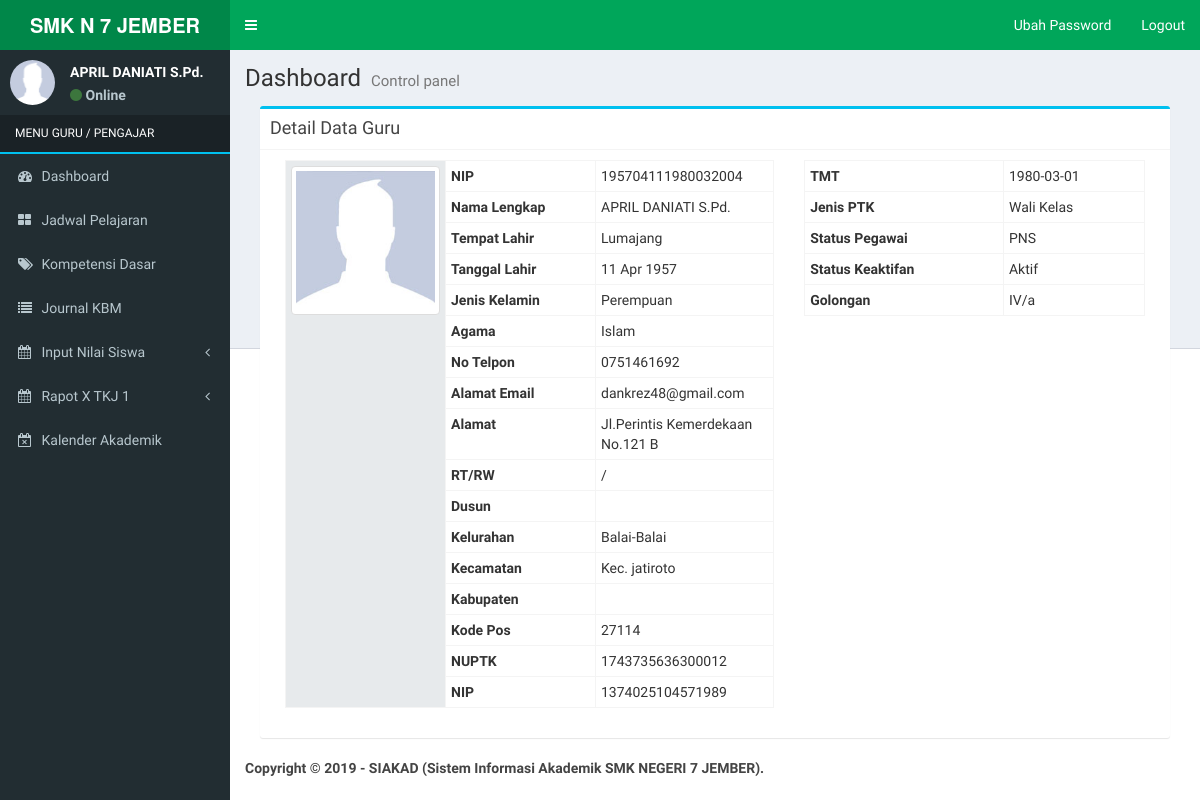
Screenshot of / (signed in) with the database file from the repository.
### tables this page shows
CREATE TABLE `guru` (
  `nip` varchar(30) NOT NULL,
  `password` varchar(255) NOT NULL,
  `nama_guru` varchar(150) NOT NULL,
  `tempat_lahir` varchar(150) NOT NULL,
  `tanggal_lahir` date NOT NULL,
  `id_jenis_kelamin` int(11) NOT NULL,
  `id_agama` int(11) NOT NULL,
  `telepon` varchar(15) NOT NULL,
  `email` varchar(150) NOT NULL,
  `alamat_jalan` varchar(255) NOT NULL,
  `rt` varchar(5) NOT NULL,
  `rw` varchar(5) NOT NULL,
  `nama_dusun` varchar(100) NOT NULL,
  `desa_kelurahan` varchar(100) NOT NULL,
  `kecamatan` varchar(100) NOT NULL,
  `kabupaten` varchar(150) NOT NULL,
  `kode_pos` int(10) NOT NULL,
  `nuptk` varchar(50) NOT NULL,
  `nik` varchar(50) NOT NULL,
  `tmt` varchar(20) NOT NULL,
  `id_status_kepegawaian` int(5) NOT NULL,
  `id_jenis_ptk` int(5) NOT NULL,
  `id_status_keaktifan` int(5) NOT NULL,
  `foto` varchar(255) NOT NULL,
  `id_golongan` int(5) NOT NULL
);

CREATE TABLE `kelas` (
  `kode_kelas` varchar(10) NOT NULL,
  `nip` varchar(30) NOT NULL,
  `kode_jurusan` varchar(10) NOT NULL,
  `kode_ruangan` varchar(10) NOT NULL,
  `nama_kelas` varchar(20) NOT NULL,
  `aktif` enum('Ya','Tidak') NOT NULL
);

CREATE TABLE `jenis_kelamin` (
  `id_jenis_kelamin` int(5) NOT NULL,
  `jenis_kelamin` varchar(50) NOT NULL
);

CREATE TABLE `agama` (
  `id_agama` int(5) NOT NULL,
  `nama_agama` varchar(100) NOT NULL
);

CREATE TABLE `jenis_ptk` (
  `id_jenis_ptk` int(5) NOT NULL,
  `jenis_ptk` varchar(100) NOT NULL,
  `keterangan` text NOT NULL
);

CREATE TABLE `status_kepegawaian` (
  `id_status_kepegawaian` int(5) NOT NULL,
  `status_kepegawaian` varchar(255) NOT NULL,
  `keterangan` text NOT NULL
);

CREATE TABLE `status_keaktifan` (
  `id_status_keaktifan` int(5) NOT NULL,
  `nama_status_keaktifan` varchar(255) NOT NULL,
  `keterangan` text NOT NULL
);

CREATE TABLE `golongan` (
  `id_golongan` int(5) NOT NULL,
  `nama_golongan` varchar(150) NOT NULL,
  `keterangan` text NOT NULL
);

### config/fungsi_indotgl.php (called while the page is built, shortened)
<?php
	function tgl_indo($tgl){
			$tanggal = substr($tgl,8,2);
			$bulan = getBulan(substr($tgl,5,2));
			$tahun = substr($tgl,0,4);
			return $tanggal.' '.$bulan.' '.$tahun;
	}
	function getBulan($bln){
				switch ($bln){
					case 4:
						return "Apr";
						break;
				}
			}
?>

### application/home_guru.php (the view, shortened to what this page needs)
<?php
if ($_GET[act] == '') {
  if ($_SESSION[level] == 'guru') {
    $nip = $_SESSION[id];
  } else {
    $nip = $_GET[id];
  }
  $detail = mysqli_query($koneksi, "SELECT a.*, b.jenis_kelamin, c.status_kepegawaian, d.jenis_ptk, e.nama_agama, g.nama_golongan, f.nama_status_keaktifan
  FROM guru a LEFT JOIN jenis_kelamin b ON a.id_jenis_kelamin=b.id_jenis_kelamin
    LEFT JOIN status_kepegawaian c ON a.id_status_kepegawaian=c.id_status_kepegawaian
      LEFT JOIN jenis_ptk d ON a.id_jenis_ptk=d.id_jenis_ptk
        LEFT JOIN agama e ON a.id_agama=e.id_agama
          LEFT JOIN status_keaktifan f ON a.id_status_keaktifan=f.id_status_keaktifan
          LEFT JOIN golongan g ON a.id_golongan=g.id_golongan
              where a.nip='$nip'");
  $s = mysqli_fetch_array($detail);
  echo "<div class='col-md-12'>
  <div class='box box-info'>
<div class='box-header with-border'>
<h3 class='box-title'>Detail Data Guru</h3>
</div>
<div class='box-body'>
<form method='POST' class='form-horizontal' action='' enctype='multipart/form-data'>
<div class='col-md-7'>
<table class='table table-condensed table-bordered'>
<tbody>
<input type='hidden' name='id' value='$s[nip]'>
<tr><th style='background-color:#E7EAEC' width='160px' rowspan='25'>";
  if (trim($s[foto]) == '') {
    echo "<img class='img-thumbnail' style='width:155px' src='foto_siswa/no-image.jpg'>";
  } else {
    echo "<img class='img-thumbnail' style='width:155px' src='foto_pegawai/$s[foto]'>";
  }
  echo "</th>
</tr>
<tr><th width='120px' scope='row'>NIP</th>      <td>$s[nip]</td></tr>
<tr><th scope='row'>Nama Lengkap</th>           <td>$s[nama_guru]</td></tr>
<tr><th scope='row'>Tempat Lahir</th>           <td>$s[tempat_lahir]</td></tr>
<tr><th scope='row'>Tanggal Lahir</th>          <td>" . tgl_indo($s[tanggal_lahir]) . "</td></tr>
<tr><th scope='row'>Jenis Kelamin</th>          <td>$s[jenis_kelamin]</td></tr>
<tr><th scope='row'>Agama</th>                  <td>$s[nama_agama]</td></tr>
<tr><th scope='row'>No Telpon</th>              <td>$s[telepon]</td></tr>
<tr><th scope='row'>Alamat Email</th>           <td>$s[email]</td></tr>
<tr><th scope='row'>Alamat</th>                 <td>$s[alamat_jalan]</td></tr>
<tr><th scope='row'>RT/RW</th>                  <td>$s[rt]/$s[rw]</td></tr>
<tr><th scope='row'>Dusun</th>                  <td>$s[nama_dusun]</td></tr>
<tr><th scope='row'>Kelurahan</th>              <td>$s[desa_kelurahan]</td></tr>
<tr><th scope='row'>Kecamatan</th>              <td>$s[kecamatan]</td></tr>
<tr><th scope='row'>Kabupaten</th>              <td>$s[kabupaten]</td></tr>
<tr><th scope='row'>Kode Pos</th>               <td>$s[kode_pos]</td></tr>
<tr><th scope='row'>NUPTK</th>                  <td>$s[nuptk]</td></tr>
<tr><th width='150px' scope='row'>NIP</th>      <td>$s[nik]</td></tr>
</tbody>
</table>
</div>
<div class='col-md-5'>
<table class='table table-condensed table-bordered'>
<tbody>
<tr><th scope='row'>TMT</th>                   <td>$s[tmt]</td></tr>
<tr><th scope='row'>Jenis PTK</th>              <td>$s[jenis_ptk]</td></tr>
<tr><th scope='row'>Status Pegawai</th>         <td>$s[status_kepegawaian]</td></tr>
<tr><th scope='row'>Status Keaktifan</th>       <td>$s[nama_status_keaktifan]</td></tr>
<tr><th scope='row'>Golongan</th>               <td>$s[nama_golongan]</td></tr>
</tbody>
</table>
</div>
</div>
</form>
</div>";
}

### menu-guru.php (shortened to what this page needs)
<section class="sidebar">
  <div class="user-panel">
    <div class="pull-left image">
      <img src="<?php echo $foto; ?>" class="img-circle" alt="User Image">
    </div>
    <div class="pull-left info">
      <p><?php echo $nama; ?></p>
      <p><a href="#"><i class="fa fa-circle text-success"></i> Online</a></p>
    </div>
  </div>
  <ul class="sidebar-menu">
    <li class="header" style='color:#fff; text-transform:uppercase; border-bottom:2px solid #00c0ef'>MENU <?php echo $level; ?></li>
    <li><a href="index_guru.php"><i class="fa fa-dashboard"></i> <span>Dashboard</span></a></li>
    <li><a href="index_guru.php?view=jadwalguru"><i class="fa fa-th-large"></i> <span>Jadwal Pelajaran</span></a></li>
    <li><a href="index_guru.php?view=kompetensiguru"><i class="fa fa-tags"></i> <span>Kompetensi Dasar</span></a></li>
    <li><a href="index_guru.php?view=journalguru"><i class="fa fa-list"></i> <span>Journal KBM</span></a></li>
    <li class="treeview">
      <a href="#"><i class="fa fa-calendar"></i> <span>Input Nilai Siswa</span><i class="fa fa-angle-left pull-right"></i></a>
     </li>
    <?php
				if($_SESSION[level] == 'guru'){
          $sql2=mysqli_query($koneksi,"SELECT * FROM kelas where nip='$_SESSION[id]'");
          $cekwalikelas=mysqli_num_rows($sql2);
          $kelas=mysqli_fetch_array($sql2);
				if ($cekwalikelas == 0) { } else {
					?>
				 <li class="treeview">
          <a href="#"><i class="fa fa-calendar"></i> <span>Rapot <?= $kelas['nama_kelas']; ?></span><i class="fa fa-angle-left pull-right"></i></a>
        </li>
       		<?php } ?>
      <?php } ?>
      <li><a href="index_guru.php?view=kalender"><i class="fa fa-calendar-times-o"></i> <span>Kalender Akademik</span></a></li>
  </ul>
</section>

### rows the page displays
guru: nama_guru "APRIL DANIATI S.Pd.", nip "195704111980032004", tempat_lahir "Lumajang", tanggal_lahir "11 Apr 1957", id_jenis_kelamin.jenis_kelamin "Perempuan", id_agama.nama_agama "Islam", telepon "0751461692", email "dankrez48@gmail.com", alamat_jalan "Jl.Perintis Kemerdekaan No.121 B", desa_kelurahan "Balai-Balai", kecamatan "Kec. jatiroto", kode_pos "27114", nuptk "1743735636300012", nik "1374025104571989", tmt "1980-03-01", id_jenis_ptk.jenis_ptk "Wali Kelas", id_status_kepegawaian.status_kepegawaian "PNS", id_status_keaktifan.nama_status_keaktifan "Aktif", id_golongan.nama_golongan "IV/a"
kelas: nama_kelas "X TKJ 1"

### other values shown
$level "GURU / PENGAJAR"
